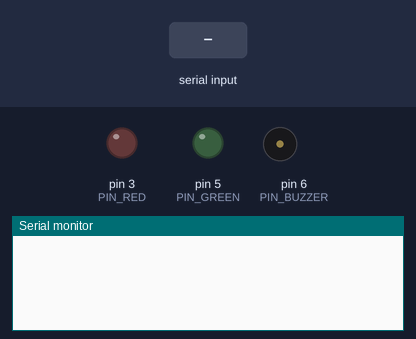
The sketch below on a simulated Arduino Uno, built with avr-gcc and run on an emulated ATmega328P. Shown: output pins drawn as LEDs (lit = HIGH), buzzer (waves = sounding, pin HIGH), the last lines printed to the serial monitor. Inputs (shaded band) come from the test bench.

Above: at 1.2 s.
1.3 s: "i90\n" received over Serial
At 2.8 s:
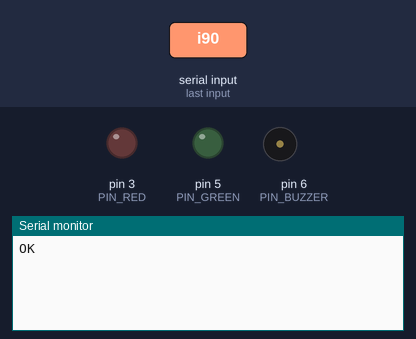
4.3 s: byte 13 ('\r') received over Serial
At 5.9 s:
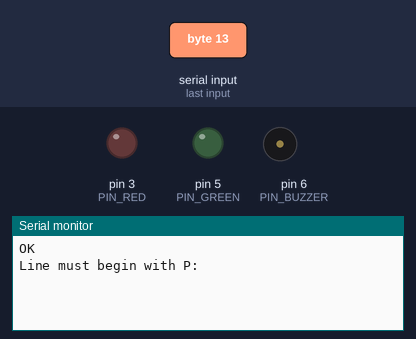
7.3 s: "r\n" received over Serial
At 9.0 s:
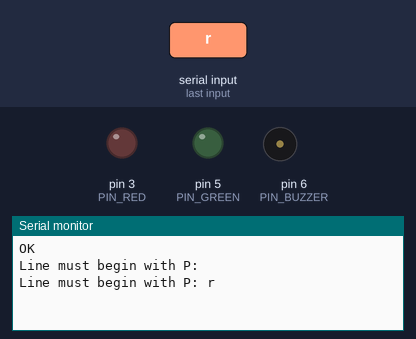
9.7 s: "g\n" received over Serial
At 10.8 s:
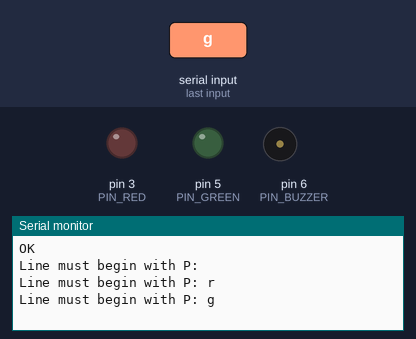

The sketch:

firmware.ino
```cpp
#include <ctype.h>

#include <RDM6300.h>
#include <SoftwareSerial.h>

const int PIN_RX = 2;
const int PIN_TX = A5; // Not connected
const int PIN_GREEN = 5; // Needs PWM support
const int PIN_RED = 3; // Needs PWM support
const int PIN_BUZZER = 6; // Needs PWM support

SoftwareSerial swSerial(PIN_RX, PIN_TX);

void setup()
{
    Serial.begin(115200);
    swSerial.begin(9600);

    pinMode(PIN_GREEN, OUTPUT);
    pinMode(PIN_RED, OUTPUT);
    pinMode(PIN_BUZZER, OUTPUT);
}

RDM6300 decoder;
int n = 0;

const int MAX_SEQ_SIZE = 500;
enum class Sequence
{
    Red,
    Green,
    Both,
    None
};
char sequence[MAX_SEQ_SIZE];
int sequence_len = 0;
int sequence_index = 0;
int sequence_period = 1;
int delay_counter = 0;
int sequence_repeats = 1; // to force idle sequence on startup
int sequence_iteration = 0;
int pwm_max = 255;
int buzzer_on = 255;

bool parse_int(const char* line, int& index, int& value)
{
    if (!isdigit(line[index]))
    {
        Serial.print("Expected number, got ");
        Serial.println(line[index]);
        return false;
    }
    value = 0;
    while (isdigit(line[index]))
    {
        value = value*10 + line[index] - '0';
        ++index;
    }
    return true;
}

bool fill_seq(char* seq, int& index, int reps, Sequence elem)
{
    while (reps--)
    {
        if (index >= MAX_SEQ_SIZE)
        {
            Serial.println("Sequence too long");
            return false;
        }
        seq[index++] = (char) elem;
    }
    return true;
}

String current_card;

void decode_line(const char* line, bool send_reply = true)
{
    int i = 0;
    switch (tolower(line[i]))
    {
    case 'v':
        // Show version
        Serial.println("ACS cardreader v 0.8");
        return;

    case 'c':
        // Read card ID
        Serial.print("ID");
        Serial.println(current_card);
        current_card = "";
        return;

    case 'i':
        // Set LED intensity
        {
            int inten = 0;
            ++i;
            if (!parse_int(line, i, inten))
            {
                Serial.print("Value must follow I: ");
                Serial.println(line);
                return;
            }
            if ((inten < 1) || (inten > 255))
            {
                Serial.print("Intensity must be between 1 and 255: ");
                Serial.println(line);
                return;
            }
            pwm_max = inten;
            Serial.println("OK");
        }
        return;

    case 'b':
        // Set buzzer intensity
        {
            int inten = 0;
            ++i;
            if (!parse_int(line, i, inten))
            {
                Serial.print("Value must follow B: ");
                Serial.println(line);
                return;
            }
            if ((inten < 1) || (inten > 255))
            {
                Serial.print("Intensity must be between 1 and 255: ");
                Serial.println(line);
                return;
            }
            buzzer_on = inten;
            Serial.println("OK");
        }
        return;

    case 'p':
        break;

    default:
        Serial.print("Line must begin with P: ");
        Serial.println(line);
        return;
    }
    ++i;
    int period = 0;
    if (!parse_int(line, i, period))
    {
        Serial.print("Period must follow P: ");
        Serial.println(line);
        return;
    }
    if (period <= 0)
    {
        Serial.print("Period cannot be zero: ");
        Serial.println(line);
        return;
    }
    if (tolower(line[i]) != 'r')
    {
        Serial.print("Period must be followed by R, got ");
        Serial.print(line[i]);
        Serial.print(": ");
        Serial.println(line);
        return;
    }
    ++i;
    int repeats = 0;
    if (!parse_int(line, i, repeats))
    {
        Serial.print("Repeats must follow R: ");
        Serial.println(line);
        return;
    }
    if (tolower(line[i]) != 's')
    {
        Serial.print("Repeats must be followed by S, got ");
        Serial.print(line[i]);
        Serial.print(": ");
        Serial.println(line);
        return;
    }
    ++i;
    char seq[MAX_SEQ_SIZE];
    int seq_len = 0;
    while (line[i])
    {
        if (seq_len == MAX_SEQ_SIZE)
        {
            Serial.print("Sequence too long: ");
            Serial.println(line);
            return;
        }
        switch (tolower(line[i]))
        {
        case 'r':
            seq[seq_len++] = (char) Sequence::Red;
            break;
        case 'g':
            seq[seq_len++] = (char) Sequence::Green;
            break;
        case 'b':
            seq[seq_len++] = (char) Sequence::Both;
            break;
        case 'n':
            seq[seq_len++] = (char) Sequence::None;
            break;
        case 'x':
            {
                int reps = 0;
                ++i;
                if (!parse_int(line, i, reps))
                {
                    Serial.print("X must be followed by repeats");
                    Serial.println(line);
                    return;
                }
                switch (tolower(line[i]))
                {
                case 'r':
                    if (!fill_seq(seq, seq_len, reps, Sequence::Red))
                        return;
                    break;
                case 'g':
                    if (!fill_seq(seq, seq_len, reps, Sequence::Green))
                        return;
                    break;
                case 'b':
                    if (!fill_seq(seq, seq_len, reps, Sequence::Both))
                        return;
                    break;
                case 'n':
                    if (!fill_seq(seq, seq_len, reps, Sequence::None))
                        return;
                    break;
                default:
                    Serial.print("Unexpected character after X: ");
                    Serial.print(line[i]);
                    Serial.print(": ");
                    Serial.println(line);
                    return;
                }
            }
            break;
        default:
            Serial.print("Unexpected sequence character: ");
            Serial.print(line[i]);
            Serial.print(": ");
            Serial.println(line);
            return;
        }
        ++i;
    }
    sequence_index = 0;
    sequence_period = period;
    sequence_repeats = repeats;
    sequence_iteration = 0;
    for (int i = 0; i < seq_len; ++i)
        sequence[i] = seq[i];
    sequence_len = seq_len;
    if (send_reply)
        Serial.println("OK");
}

const int MAX_LINE_LENGTH = 80;
char line[MAX_LINE_LENGTH+1];
int line_len = 0;

unsigned long card_flash_start = 0;
bool card_flash_active = false;
bool card_flash_state = false;

void loop()
{
    delay(1);

    const auto c = swSerial.read();
    if (c > 0)
        if (decoder.add_byte(c))
        {
            current_card = decoder.get_id();
            if (!card_flash_active)
            {
                card_flash_active = true;
                const auto now = millis();
                card_flash_start = now;
                analogWrite(PIN_BUZZER, buzzer_on);
            }
        }

    if (card_flash_active)
    {
        analogWrite(PIN_RED, card_flash_state ? 0 : pwm_max);
        analogWrite(PIN_GREEN, card_flash_state ? pwm_max : 0);
        card_flash_state = !card_flash_state;
        delay(100);
        analogWrite(PIN_BUZZER, card_flash_state ? buzzer_on : 0);
        const auto now = millis();
        if (now - card_flash_start > 500)
        {
            card_flash_active = false;
            analogWrite(PIN_BUZZER, 0);
        }
        return;
    }

    if (++delay_counter < sequence_period)
        return;
    delay_counter = 0;

    if (Serial.available())
    {
        const char c = Serial.read();
        if ((c == '\r') || (c == '\n'))
        {
            line[line_len] = 0;
            line_len = 0;
            decode_line(line);
        }
        else if (line_len < MAX_LINE_LENGTH)
            line[line_len++] = c;
        else
        {
            Serial.print("Line too long: ");
            Serial.println(line);
            line_len = 0;
        }
    }

    if (sequence_index >= sequence_len)
    {
        sequence_index = 0;
        if (sequence_repeats > 0)
        {
            if (sequence_iteration >= sequence_repeats)
            {
                // Done
                analogWrite(PIN_GREEN, 0);
                analogWrite(PIN_RED, 0);
                sequence_len = 0;
                decode_line("P5R0SGX199N", false);
                return;
            }
            ++sequence_iteration;
        }
    }
    if (sequence_index < sequence_len)
    {
        switch ((Sequence) sequence[sequence_index++])
        {
        case Sequence::Red:
            analogWrite(PIN_GREEN, 0);
            analogWrite(PIN_RED, pwm_max);
            break;
        case Sequence::Green:
            analogWrite(PIN_GREEN, pwm_max);
            analogWrite(PIN_RED, 0);
            break;
        case Sequence::Both:
            analogWrite(PIN_GREEN, pwm_max);
            analogWrite(PIN_RED, pwm_max);
            break;
        case Sequence::None:
            analogWrite(PIN_GREEN, 0);
            analogWrite(PIN_RED, 0);
            break;
        }
    }
}
```

Measured:
- after the input at 1.3 s, the serial monitor: prints a new line at once (image 1)
- after the input at 4.3 s, the serial monitor: prints a new line at once (image 2)
- after the input at 7.3 s, the serial monitor: prints a new line at once (image 3)
- after the input at 9.7 s, the serial monitor: prints a new line at once (image 4)
